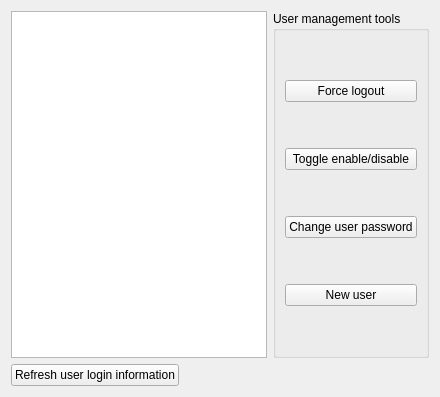
         <widget class="QWidget" name="tab_2">
          <attribute name="title">
           <string>User &amp;List</string>
          </attribute>
          <layout class="QVBoxLayout" name="verticalLayout_23">
           <item>
            <layout class="QHBoxLayout" name="horizontalLayout_20">
             <item>
              <widget class="QTableWidget" name="userListTW">
               <property name="editTriggers">
                <set>QAbstractItemView::NoEditTriggers</set>
               </property>
               <property name="alternatingRowColors">
                <bool>true</bool>
               </property>
               <attribute name="verticalHeaderVisible">
                <bool>false</bool>
               </attribute>
              </widget>
             </item>
             <item>
              <widget class="QGroupBox" name="groupBox_5">
               <property name="title">
                <string>User management tools</string>
               </property>
               <layout class="QVBoxLayout" name="verticalLayout_22">
                <item>
                 <spacer name="verticalSpacer_5">
                  <property name="orientation">
                   <enum>Qt::Vertical</enum>
                  </property>
                  <property name="sizeHint" stdset="0">
                   <size>
                    <width>20</width>
                    <height>40</height>
                   </size>
                  </property>
                 </spacer>
                </item>
                <item>
                 <widget class="QPushButton" name="forceLogoutB">
                  <property name="text">
                   <string>Force logout</string>
                  </property>
                 </widget>
                </item>
                <item>
                 <spacer name="verticalSpacer_6">
                  <property name="orientation">
                   <enum>Qt::Vertical</enum>
                  </property>
                  <property name="sizeHint" stdset="0">
                   <size>
                    <width>20</width>
                    <height>40</height>
                   </size>
                  </property>
                 </spacer>
                </item>
                <item>
                 <widget class="QPushButton" name="enabDisabB">
                  <property name="text">
                   <string>Toggle enable/disable</string>
                  </property>
                 </widget>
                </item>
                <item>
                 <spacer name="verticalSpacer_3">
                  <property name="orientation">
                   <enum>Qt::Vertical</enum>
                  </property>
                  <property name="sizeHint" stdset="0">
                   <size>
                    <width>20</width>
                    <height>40</height>
                   </size>
                  </property>
                 </spacer>
                </item>
                <item>
                 <widget class="QPushButton" name="changePassB">
                  <property name="text">
                   <string>Change user password</string>
                  </property>
                 </widget>
                </item>
                <item>
                 <spacer name="verticalSpacer_7">
                  <property name="orientation">
                   <enum>Qt::Vertical</enum>
                  </property>
                  <property name="sizeHint" stdset="0">
                   <size>
                    <width>20</width>
                    <height>40</height>
                   </size>
                  </property>
                 </spacer>
                </item>
                <item>
                 <widget class="QPushButton" name="newUserB">
                  <property name="text">
                   <string>New user</string>
                  </property>
                 </widget>
                </item>
                <item>
                 <spacer name="verticalSpacer_4">
                  <property name="orientation">
                   <enum>Qt::Vertical</enum>
                  </property>
                  <property name="sizeHint" stdset="0">
                   <size>
                    <width>20</width>
                    <height>40</height>
                   </size>
                  </property>
                 </spacer>
                </item>
               </layout>
              </widget>
             </item>
            </layout>
           </item>
           <item>
            <layout class="QHBoxLayout" name="horizontalLayout_18">
             <item>
              <widget class="QPushButton" name="refreshUserB">
               <property name="text">
                <string>Refresh user login information</string>
               </property>
              </widget>
             </item>
             <item>
              <spacer name="horizontalSpacer_14">
               <property name="orientation">
                <enum>Qt::Horizontal</enum>
               </property>
               <property name="sizeHint" stdset="0">
                <size>
                 <width>40</width>
                 <height>20</height>
                </size>
               </property>
              </spacer>
             </item>
            </layout>
           </item>
          </layout>
         </widget>
